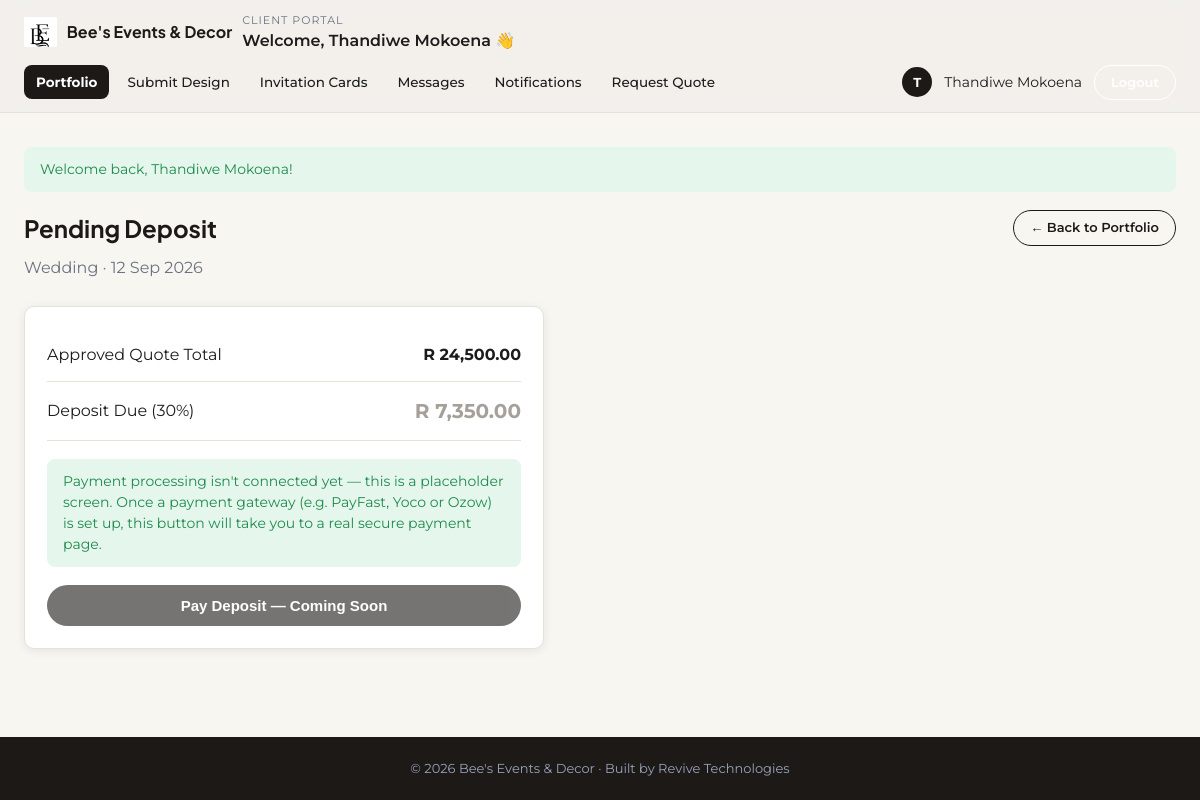
Page /client/pay-deposit.php?booking_id=1 (signed in) on the committed database.
### tables this page shows
CREATE TABLE bookings (
    booking_id    INT AUTO_INCREMENT PRIMARY KEY,
    client_id     INT NOT NULL,
    freelancer_id INT DEFAULT NULL,                 
    event_type    VARCHAR(120) NOT NULL,            
    event_date    DATE NOT NULL,
    venue         VARCHAR(200) DEFAULT NULL,
    guest_count   INT DEFAULT NULL,
    notes         TEXT,
    status        ENUM('pending','quoted','confirmed','completed','cancelled') NOT NULL DEFAULT 'pending',
    created_at    DATETIME NOT NULL DEFAULT CURRENT_TIMESTAMP,
    FOREIGN KEY (client_id) REFERENCES users(user_id) ON DELETE CASCADE,
    FOREIGN KEY (freelancer_id) REFERENCES freelancers(freelancer_id) ON DELETE SET NULL
);

CREATE TABLE quotations (
    quote_id    INT AUTO_INCREMENT PRIMARY KEY,
    booking_id  INT NOT NULL,
    client_id   INT NOT NULL,
    amount      DECIMAL(10,2) NOT NULL DEFAULT 0.00,
    details     TEXT,
    status      ENUM('sent','accepted','rejected') NOT NULL DEFAULT 'sent',
    created_at  DATETIME NOT NULL DEFAULT CURRENT_TIMESTAMP,
    FOREIGN KEY (booking_id) REFERENCES bookings(booking_id) ON DELETE CASCADE,
    FOREIGN KEY (client_id) REFERENCES users(user_id) ON DELETE CASCADE
);

### includes/functions.php (called while the page is built, shortened)
<?php
function h($string) {
    return htmlspecialchars($string ?? '', ENT_QUOTES, 'UTF-8');
}
function rand_format($amount) {
    return 'R ' . number_format((float)$amount, 2);
}
function nice_date($date) {
    return date('d M Y', strtotime($date));
}

### client/pay-deposit.php (the view, shortened to what this page needs)
<?php
require_once '../includes/functions.php';
require_once '../includes/auth_check.php';
$client_id  = $_SESSION['user_id'];
$booking_id = (int)($_GET['booking_id'] ?? 0);
$stmt = $pdo->prepare('SELECT * FROM bookings WHERE booking_id = ? AND client_id = ?');
$stmt->execute([$booking_id, $client_id]);
$booking = $stmt->fetch();
$stmt = $pdo->prepare("SELECT * FROM quotations WHERE booking_id = ? AND status = 'accepted' ORDER BY created_at DESC LIMIT 1");
$stmt->execute([$booking_id]);
$quote = $stmt->fetch();
$quoted_amount = $quote['amount'] ?? 0;
$deposit_amount = $quoted_amount * 0.3;
include '../includes/header_dashboard.php';
?>
<div class="page-head">
    <div>
        <h2>Pending Deposit</h2>
        <p><?php echo h($booking['event_type']); ?> &middot; <?php echo nice_date($booking['event_date']); ?></p>
    </div>
    <a href="dashboard.php" class="btn btn-outline btn-sm">&larr; Back to Portfolio</a>
</div>
<div class="card" style="max-width:520px;">
    <?php if ($quote): ?>
        <div class="list-item" style="padding-left:0;padding-right:0;">
            <span>Approved Quote Total</span>
            <strong><?php echo rand_format($quoted_amount); ?></strong>
        </div>
        <div class="list-item" style="padding-left:0;padding-right:0;">
            <span>Deposit Due (30%)</span>
            <strong style="color:var(--gold);font-size:20px;"><?php echo rand_format($deposit_amount); ?></strong>
        </div>
    <?php else: ?>
        <p class="empty-state">No approved quotation found for this booking yet.</p>
    <?php endif; ?>
    <div class="alert alert-success" style="margin-top:18px;">
        Payment processing isn't connected yet — this is a placeholder screen. Once a payment gateway (e.g. PayFast, Yoco or Ozow) is set up, this button will take you to a real secure payment page.
    </div>
    <button type="button" class="btn btn-primary btn-block" disabled style="opacity:.6;cursor:not-allowed;">Pay Deposit &mdash; Coming Soon</button>
</div>
<?php include '../includes/footer_dashboard.php'; ?>

### assets/css/style.css (style rules this page uses)
:root { --font-heading: 'Plus Jakarta Sans', 'Segoe UI', Arial, sans-serif; --font-body: 'Montserrat', 'Segoe UI', Arial, sans-serif; --font-script: 'Playball', cursive; --navy: #1c1917; --navy-light: #2a2522; --gold: #a6a09b; --gold-light: #cbc5be; --cream: #f8f6f1; --text-dark: #1c1c1c; --text-muted: #6b7280; --border: #e5e2da; --success: #1e8a4c; --success-bg: #e5f6ec; --warning: #b5850a; --warning-bg: #fdf3d9; --danger: #c23b3b; --danger-bg: #fbe6e6; --info: #2563a8; --info-bg: #e6f0fb; --radius: 10px; --shadow: 0 2px 10px rgba(22, 35, 63, 0.08); }
* { box-sizing: border-box; }
body { margin: 0; font-family: var(--font-body); background: var(--cream); color: var(--text-dark); line-height: 1.5; min-height: 100vh; display: flex; flex-direction: column; }
h1, h2, h3, h4 { font-family: var(--font-heading); margin: 0 0 .4em 0; color: var(--navy); }
a { color: inherit; text-decoration: none; }
.btn { display: inline-block; padding: 12px 24px; border-radius: 999px; border: none; font-size: 15px; font-weight: 600; cursor: pointer; text-align: center; transition: transform .15s ease, opacity .15s ease; }
.btn-primary { background: var(--navy); color: #fff; }
.btn-outline { background: transparent; border: 1.5px solid var(--navy); color: var(--navy); }
.btn-sm { padding: 7px 16px; font-size: 13px; }
.btn-block { display: block; width: 100%; }
.card { background: #fff; border: 1px solid var(--border); border-radius: var(--radius); box-shadow: var(--shadow); padding: 22px; }
.alert { padding: 12px 16px; border-radius: 8px; margin-bottom: 18px; font-size: 14px; }
.alert-success { background: var(--success-bg); color: var(--success); }
.page-head { display: flex; justify-content: space-between; align-items: flex-start; margin-bottom: 26px; flex-wrap: wrap; gap: 14px; }
.page-head p { color: var(--text-muted); margin: 4px 0 0 0; }
.list-item { display: flex; justify-content: space-between; align-items: center; padding: 14px; border-bottom: 1px solid var(--border); }

### rows in the picture
bookings: event_type "Wedding", event_date "12 Sep 2026"
quotations: amount "R 24,500.00", amount "R 7,350.00"

### other values in the picture
$portal_labels[$dash_role] "CLIENT PORTAL"
$item['label'] "Portfolio"
$item['label'] "Submit Design"
$item['label'] "Invitation Cards"
$item['label'] "Messages"
$item['label'] "Notifications"
$item['label'] "Request Quote"
substr($display_name, 0, 1) "T"
$display_name "Thandiwe Mokoena"
$flash['message'] "Welcome back, Thandiwe Mokoena!"
